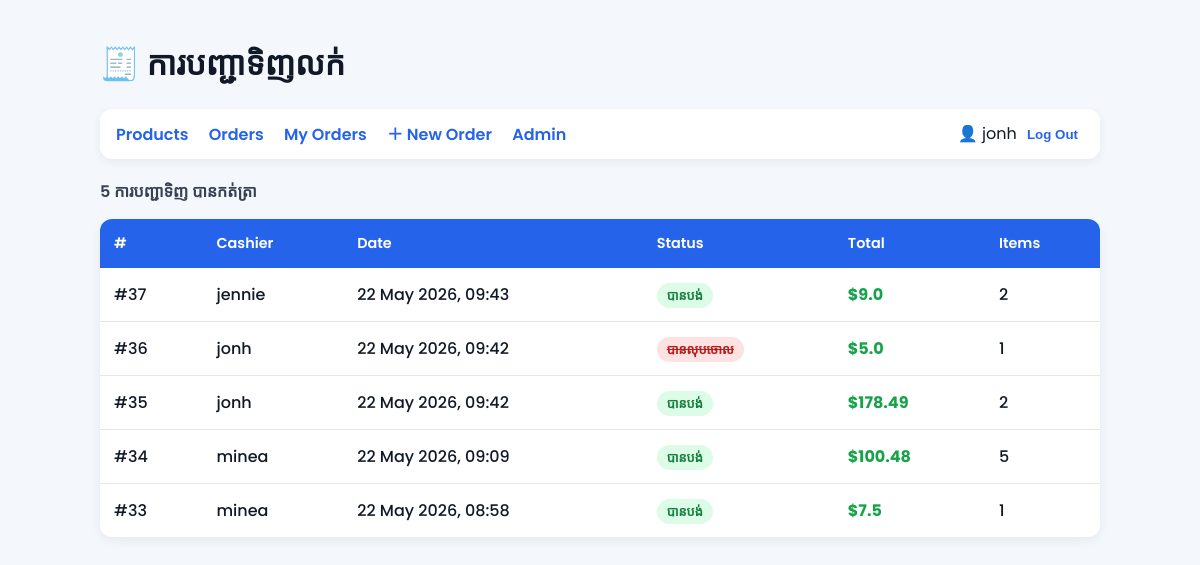
Page /sales/orders/ (signed in) on the committed database.
### sales/models.py (models this page shows, shortened)
class Order(models.Model):
    STATUS_CHOICES = [
        ('open',       'បានបើក'),
        ('paid',       'បានបង់'),
        ('refunded',   'បានសង'),
        ('cancelled',  'បានលុបចោល'),
    ]
    cashier    = models.ForeignKey(
        User,
        on_delete=models.SET_NULL,
        null=True,
        related_name='orders',
    )
    status     = models.CharField(
        max_length=20,
        choices=STATUS_CHOICES,
        default='open'
    )
    created_at = models.DateTimeField(auto_now_add=True)
    notes      = models.TextField(blank=True)
    @property
    def total(self):
        subtotal = sum(item.subtotal for item in self.items.all())
        try:
            return float(subtotal) - float(self.discount.amount)
        except Discount.DoesNotExist:
            return float(subtotal)
    class Meta:
        ordering = ['-created_at']

class OrderItem(models.Model):
    order      = models.ForeignKey(
        Order,
        on_delete=models.CASCADE,
        related_name='items'
    )
    product    = models.ForeignKey(
        Product,
        on_delete=models.PROTECT
    )
    quantity   = models.PositiveIntegerField(default=1)
    unit_price = models.DecimalField(
        max_digits=8,
        decimal_places=2
    )
    @property
    def subtotal(self):
        return self.unit_price * self.quantity

### sales/views.py (the view)
# urls.py: path('orders/',                views.order_list,     name='order_list'),
@login_required
def order_list(request):
    orders = Order.objects.all()
    return render(request, 'sales/order_list.html', {'orders': orders})

### sales/templates/sales/order_list.html (shortened to what this page needs)
<!DOCTYPE html>
<html lang="km">
<head>
</head>
<body>
<h1>🧾 ការបញ្ជាទិញលក់</h1>
<nav>
    <a href="/sales/products/">Products</a>
    <a href="/sales/orders/">Orders</a>
    <a href="{% url 'my_orders' %}">My Orders</a>
    <a href="/sales/orders/new/">＋ New Order</a>
    <a href="/admin/">Admin</a>
    <span style="float:right">
        👤 {{ request.user.username }}
        <form method="post" action="/accounts/logout/" style="display:inline">
            <button type="submit"
                    style="background:none;border:none;color:#2563eb;font-weight:600;cursor:pointer;">
                Log Out
            </button>
        </form>
    </span>
</nav>
<div class="info">
    {{ orders|length }} ការបញ្ជាទិញ បានកត់ត្រា
</div>
<table>
    <thead>
        <tr>
            <th>#</th>
            <th>Cashier</th>
            <th>Date</th>
            <th>Status</th>
            <th>Total</th>
            <th>Items</th>
        </tr>
    </thead>
    <tbody>
    {% for order in orders %}
    <tr>
        <td>#{{ order.pk }}</td>
        <td>{{ order.cashier }}</td>
        <td>{{ order.created_at|date:"d M Y, H:i" }}</td>
        <td>
            <span class="{{ order.status }}">
                {{ order.get_status_display }}
            </span>
        </td>
        <td class="price">${{ order.total }}</td>
        <td>{{ order.items.count }}</td>
    </tr>
    {% empty %}
    <tr>
        <td colspan="6" class="empty">
            មិនទាន់មានការបញ្ជាទិញ
        </td>
    </tr>
    {% endfor %}
    </tbody>
</table>
</body>
</html>

### sales/templates/sales/order_list.html (style rules this page uses)
body { font-family: 'Poppins', sans-serif; max-width: 1000px; margin: 40px auto; padding: 0 20px; background: #f4f7fb; color: #111827; }
h1 { font-weight: 700; }
nav { background: white; padding: 12px 16px; border-radius: 12px; box-shadow: 0 3px 10px rgba(0,0,0,0.06); margin-bottom: 20px; }
nav a { margin-right: 16px; color: #2563eb; font-weight: 600; text-decoration: none; }
table { width: 100%; border-collapse: collapse; background: white; border-radius: 12px; overflow: hidden; box-shadow: 0 4px 12px rgba(0,0,0,0.06); }
th { background: #2563eb; color: white; padding: 14px; text-align: left; font-weight: 600; font-size: 0.9em; }
td { padding: 14px; border-bottom: 1px solid #e5e7eb; font-weight: 500; }
tr:last-child td { border-bottom: none; }
.paid { background: #dcfce7; color: #15803d; padding: 4px 10px; border-radius: 999px; font-weight: 700; font-size: 0.8em; }
.cancelled { background: #fee2e2; color: #b91c1c; padding: 4px 10px; border-radius: 999px; font-weight: 700; font-size: 0.8em; text-decoration: line-through; }
.info { margin: 15px 0; font-weight: 600; color: #374151; }
.price { font-weight: 700; color: #16a34a; }

### rows in the picture
Order: pk "37", cashier "jennie", created_at "22 May 2026, 09:43", status "បានបង់", total "9.0", items.count "2"
Order: pk "36", cashier "jonh", created_at "22 May 2026, 09:42", status "បានលុបចោល", total "5.0", items.count "1"
Order: pk "35", cashier "jonh", created_at "22 May 2026, 09:42", status "បានបង់", total "178.49", items.count "2"
Order: pk "34", cashier "minea", created_at "22 May 2026, 09:09", status "បានបង់", total "100.48", items.count "5"
Order: pk "33", cashier "minea", created_at "22 May 2026, 08:58", status "បានបង់", total "7.5", items.count "1"

### other values in the picture
{{ request.user.username }} "jonh"
{{ orders|length }} "5"
